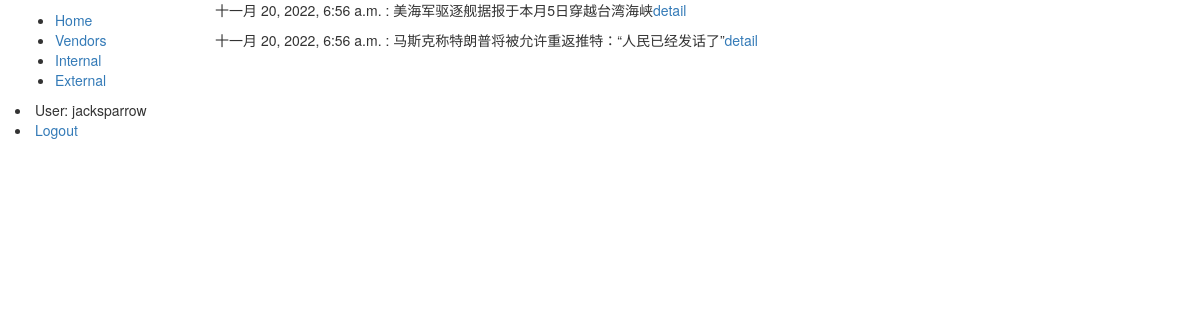
The app's page /externalarticlelist/ (signed in), older data.
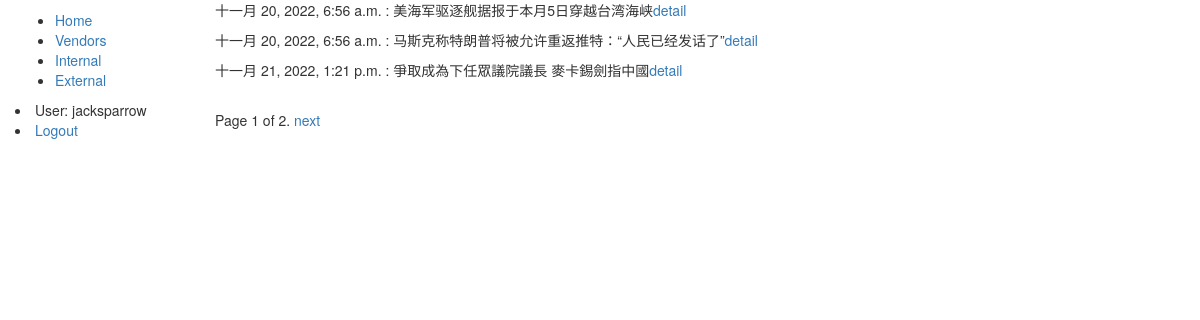
The same page, newer data.
### news/models.py (models this page shows, shortened)
class Article(models.Model):
    header_line = models.CharField(max_length=100, null=False)
    created_at = models.DateTimeField(auto_now_add=True)
    reporter = models.ForeignKey(Reporter, null=True, on_delete=models.SET_NULL)
    content = models.TextField()

### news/views.py (the view)
# urls.py: path('externalarticlelist/', ArticleListViewForExternal.as_view(), name='articlelist'),
class ArticleListViewForExternal(LoginRequiredMixin, generic.ListView):
    model = Article
    template_name = 'news/article_list.html'
    paginate_by = 3
    def get_context_data(self, *, object_list=None, **kwargs):
        context = super().get_context_data(**kwargs)
        context['msg'] = 'Article List'
        return context
    def get_queryset(self):
        return Article.objects.all()

### templates/news/article_list.html
{% extends 'base_generic.html' %}
{% load static %}
{% block content%}
{% for article in object_list %}
<p>{{article.created_at}}<span>  :  </span>{{article.header_line}}<a href="{% url 'articledetail' article.id %}">detail</a></p>
{% endfor %}
{% endblock %}

### templates/base_generic.html (shortened to what this page needs)
<!DOCTYPE html>
<html lang="en">
<head>
  <link rel="stylesheet" href="https://maxcdn.bootstrapcdn.com/bootstrap/3.3.7/css/bootstrap.min.css">
  {% load static %}
</head>
<body>
  <div class="container-fluid">
    <div class="row">
      <div class="col-sm-2">
      {% block sidebar %}
      <ul class="sidebar-nav">
          <li><a href="{% url 'index' %}">Home</a></li>
          <li><a href="">Vendors</a></li>
          <li><a href="">Internal</a></li>
          <li><a href="{% url 'articlelist' %}">External</a></li>
      </ul>
           {% if user.is_authenticated %}
             <li>User: {{ user.get_username }}</li>
             <li><a href="{% url 'logout'%}?next={{request.path}}">Logout</a></li>
           {% else %}
             <li><a href="{% url 'login'%}?next={{request.path}}">Login</a></li>
          {% endif %}
     {% endblock %}
      </div>
      <div class="col-sm-10 ">
      {% block content %}{% endblock %}
          {% block pagination %}
  {% if is_paginated %}
      <div class="pagination">
          <span class="page-links">
              <span class="page-current">
                  Page {{ page_obj.number }} of {{ page_obj.paginator.num_pages }}.
              </span>
              {% if page_obj.has_next %}
                  <a href="{{ request.path }}?page={{ page_obj.next_page_number }}">next</a>
              {% endif %}
          </span>
      </div>
  {% endif %}
{% endblock %}
      </div>
    </div>
  </div>
</body>
</html>

Row changes from the older to the newer data that the page shows:
added Article: created_at "十一月 21, 2022, 1:21 p.m.", header_line "爭取成為下任眾議院議長 麥卡錫劍指中國"
Text that changed along with them:
{{ page_obj.number }}: (not shown) → "1"
{{ page_obj.paginator.num_pages }}: (not shown) → "2"
text now shown: "Page of . next"
